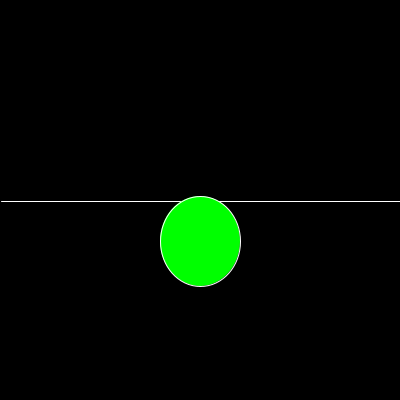
Frame 1 (no input)
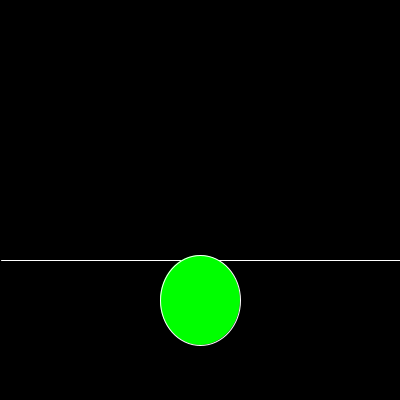
Frame 60 (the mouse pressed at the canvas centre just before this capture)
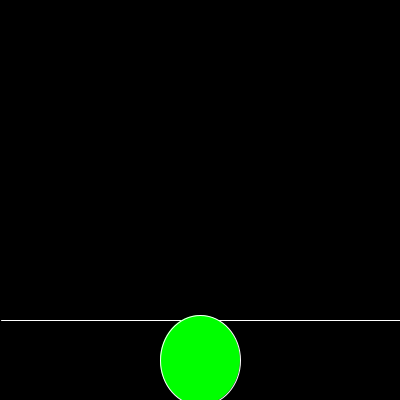
Frame 120 (the mouse held since frame 60 and released just before this capture)

The Processing sketch that drew these frames (run headless with seeded random() and noise(); from frame 60 on, the mouse is pressed at the canvas centre):

// Processing sketch: ejercicio_18
// ── ejercicio_18.pde
int linea;
int dir = 1;

void setup() {
  size(400, 400);
  linea = 200;
}

void draw() {
  background(0);
  
  for (int i = 0; i < 1; i++) {
    linea = linea + dir; // incrementa
  }
  if (linea >= height || linea <= 0) {
    dir = dir * -1;
  }
  println(linea);
  
  stroke(255);
  fill(0,255,0);
  line(dir, linea, width, linea);
  ellipse(width/2, linea + 40, 80, 90);
}
